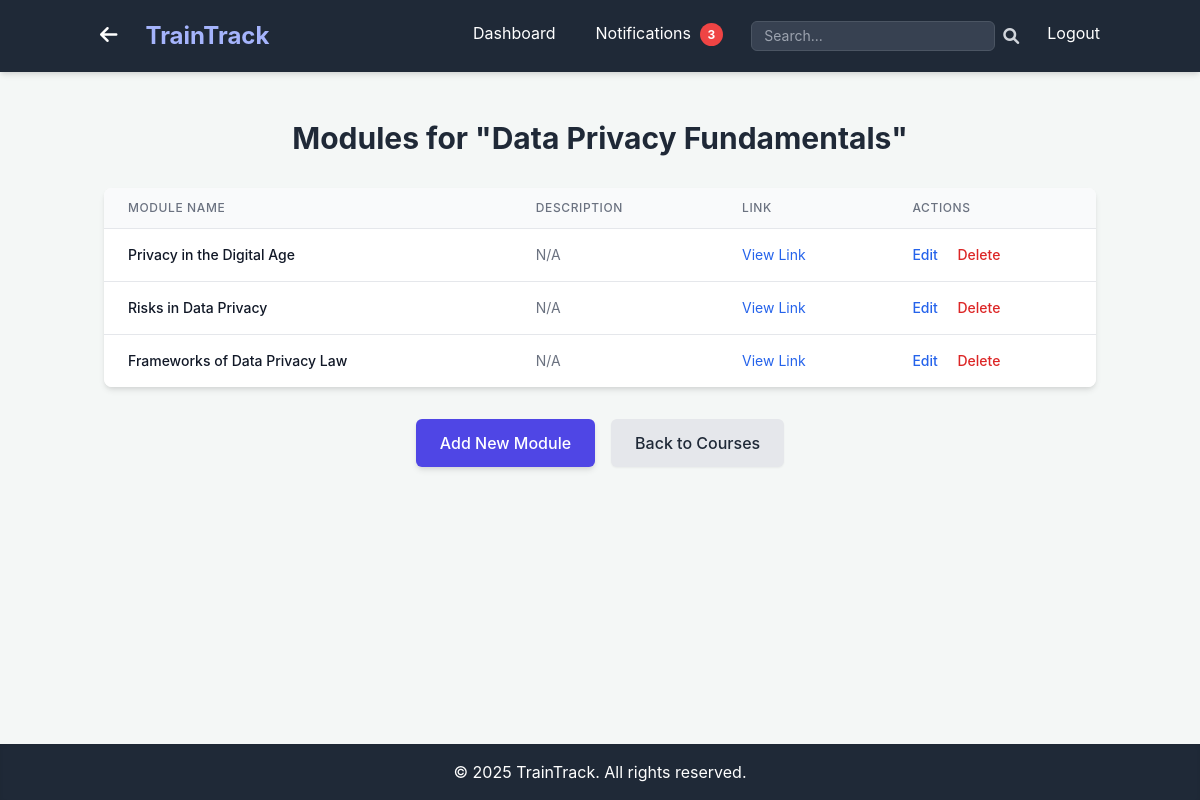
/admin/courses/3/modules (signed in), run on the app's committed database.
### app.py (models this page shows, shortened)
class Course(db.Model):
    id = db.Column(db.Integer, primary_key=True)
    name = db.Column(db.String(120), nullable=False)
    description = db.Column(db.Text, nullable=True)
    course_link = db.Column(db.String(255), nullable=True) # New field for external link
    domain = db.Column(db.String(50), nullable=True) # Changed from 'category' to 'domain'
    created_at = db.Column(db.DateTime, default=datetime.utcnow)
    created_by_id = db.Column(db.Integer, db.ForeignKey('user.id'), nullable=False) # Admin who created it
    assessments = db.relationship('Assessment', backref='course', lazy=True)
    assignments = db.relationship('Assignment', backref='course', lazy=True)
    modules = db.relationship('Module', backref='course', lazy=True) # New relationship for modules
    learning_paths = relationship('LearningPath', secondary=learning_path_courses, back_populates='courses')

class Module(db.Model):
    id = db.Column(db.Integer, primary_key=True)
    course_id = db.Column(db.Integer, db.ForeignKey('course.id'), nullable=False)
    name = db.Column(db.String(120), nullable=False)
    description = db.Column(db.Text, nullable=True)
    module_link = db.Column(db.String(255), nullable=True) # Link to module content
    created_at = db.Column(db.DateTime, default=datetime.utcnow)
    created_by_id = db.Column(db.Integer, db.ForeignKey('user.id'), nullable=False)
    module_completions = db.relationship('TraineeModuleCompletion', backref='module', lazy=True)

### app.py (the view)
@app.route('/admin/courses/<int:course_id>/modules')
@login_required
@admin_required
def admin_view_course_modules(course_id):
    current_year = datetime.now().year
    course = db.session.get(Course, course_id) # Fix: Use db.session.get()
    if course is None:
        abort(404)
    modules = db.session.query(Module).filter_by(course_id=course.id).all()
    return render_template('admin/view_course_modules.html', title=f'Modules for {course.name}', course=course, modules=modules, current_year=current_year)

### app.py (called while the page is built)
def role_required(role):
    def decorator(f):
        @wraps(f)
        def decorated_function(*args, **kwargs):
            if not current_user.is_authenticated or current_user.role != role:
                flash('You do not have permission to access this page.', 'danger')
                return redirect(url_for('dashboard')) # Redirect to dashboard or login
            return f(*args, **kwargs)
        return decorated_function
    return decorator

@login_manager.user_loader
def load_user(user_id):
    return db.session.get(User, int(user_id))

@app.context_processor
def inject_unread_notifications_count():
    if current_user.is_authenticated:
        unread_count = Notification.query.filter_by(recipient_id=current_user.id, is_read=False).count()
        return dict(unread_notifications_count=unread_count)
    return dict(unread_notifications_count=0)

### templates/admin/view_course_modules.html (shortened to what this page needs)
{% extends "base.html" %}
{% block content %}
    <h1 class="text-3xl font-bold text-gray-800 mb-6 text-center">Modules for "{{ course.name }}"</h1>
    {% if modules %}
        <div class="overflow-x-auto bg-white rounded-lg shadow-md mb-6">
            <table class="min-w-full divide-y divide-gray-200">
                <thead class="bg-gray-50">
                    <tr>
                        <th scope="col" class="px-6 py-3 text-left text-xs font-medium text-gray-500 uppercase tracking-wider">
                            Module Name
                        </th>
                        <th scope="col" class="px-6 py-3 text-left text-xs font-medium text-gray-500 uppercase tracking-wider">
                            Description
                        </th>
                        <th scope="col" class="px-6 py-3 text-left text-xs font-medium text-gray-500 uppercase tracking-wider">
                            Link
                        </th>
                        <th scope="col" class="px-6 py-3 text-left text-xs font-medium text-gray-500 uppercase tracking-wider">
                            Actions
                        </th>
                    </tr>
                </thead>
                <tbody class="bg-white divide-y divide-gray-200">
                    {% for module in modules %}
                    <tr>
                        <td class="px-6 py-4 whitespace-nowrap text-sm font-medium text-gray-900">
                            {{ module.name }}
                        </td>
                        <td class="px-6 py-4 whitespace-nowrap text-sm text-gray-500">
                            {{ module.description if module.description else 'N/A' }}
                        </td>
                        <td class="px-6 py-4 whitespace-nowrap text-sm text-gray-500">
                            {% if module.module_link %}
                                <a href="{{ module.module_link }}" target="_blank" rel="noopener noreferrer" class="text-blue-600 hover:underline">View Link</a>
                            {% else %}
                                N/A
                            {% endif %}
                        </td>
                        <td class="px-6 py-4 whitespace-nowrap text-sm font-medium">
                            <a href="#" class="text-blue-600 hover:text-blue-900 mr-4">Edit</a>
                            <a href="#" onclick="event.preventDefault(); showDeleteConfirmation('{{ url_for('delete_module', module_id=module.id) }}', '{{ module.name }}');" class="text-red-600 hover:text-red-900">Delete</a>
                        </td>
                    </tr>
                    {% endfor %}
                </tbody>
            </table>
        </div>
    {% else %}
        <p class="text-center text-gray-600 text-lg mb-6">No modules found for this course yet.</p>
    {% endif %}
    <div class="mt-8 flex justify-center gap-4">
        <a href="{{ url_for('create_module', course_id=course.id) }}" class="inline-block bg-indigo-600 text-white px-6 py-3 rounded-md font-medium hover:bg-indigo-700 transition duration-300 shadow-md">
            Add New Module
        </a>
        <a href="{{ url_for('admin_view_courses') }}" class="inline-block bg-gray-200 text-gray-800 px-6 py-3 rounded-md font-medium hover:bg-gray-300 transition duration-300 shadow-sm">
            Back to Courses
        </a>
    </div>
{% endblock %}

### templates/base.html (style rules this page uses)
body { font-family: "Inter", sans-serif; background-color: #f4f7f6; }

### data on the page
Course: name "Data Privacy Fundamentals"
Module: name "Privacy in the Digital Age", description "N/A"
Module: name "Risks in Data Privacy", description "N/A"
Module: name "Frameworks of Data Privacy Law", description "N/A"

### other printed values
{{ unread_notifications_count }} "3"
